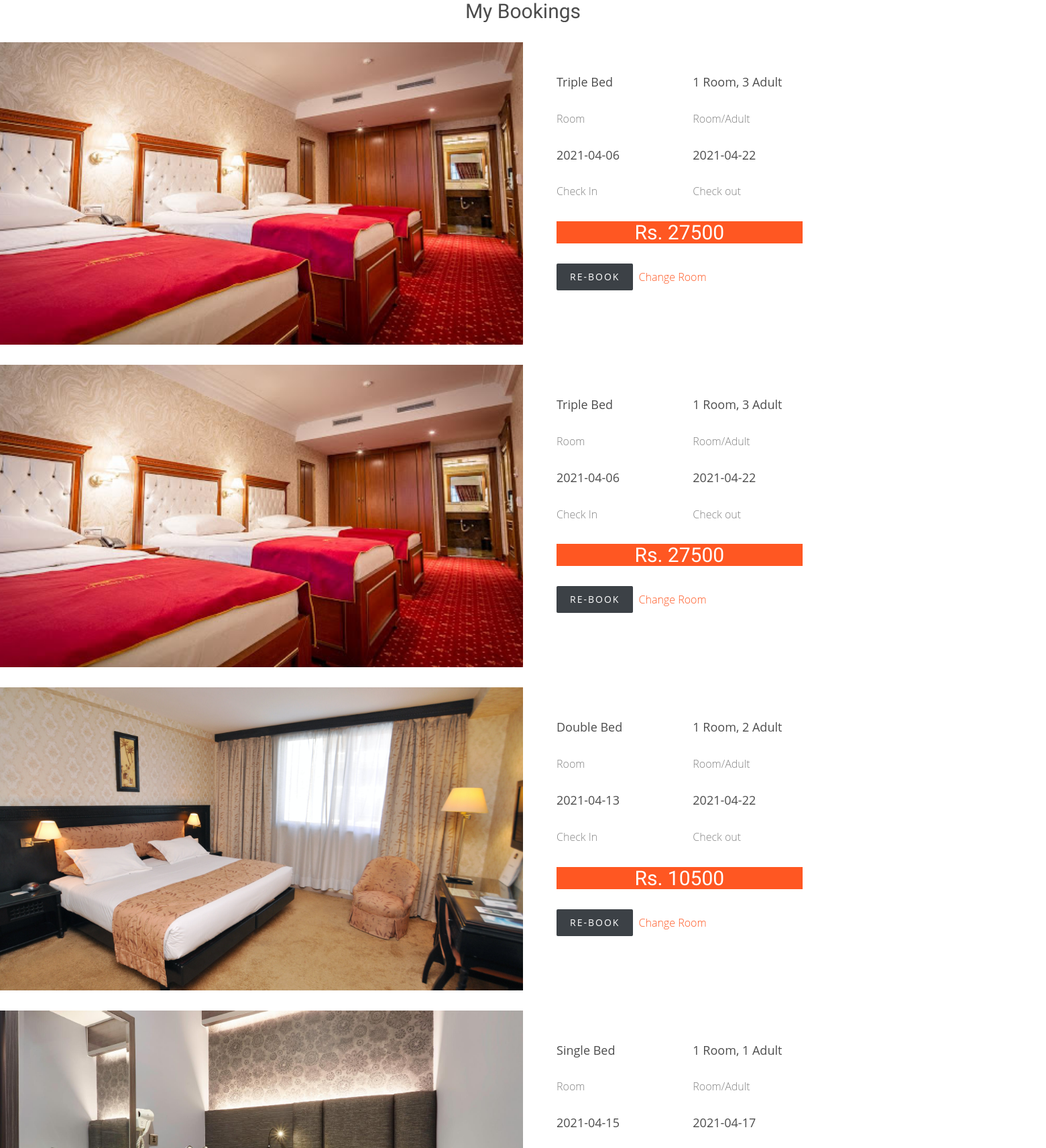
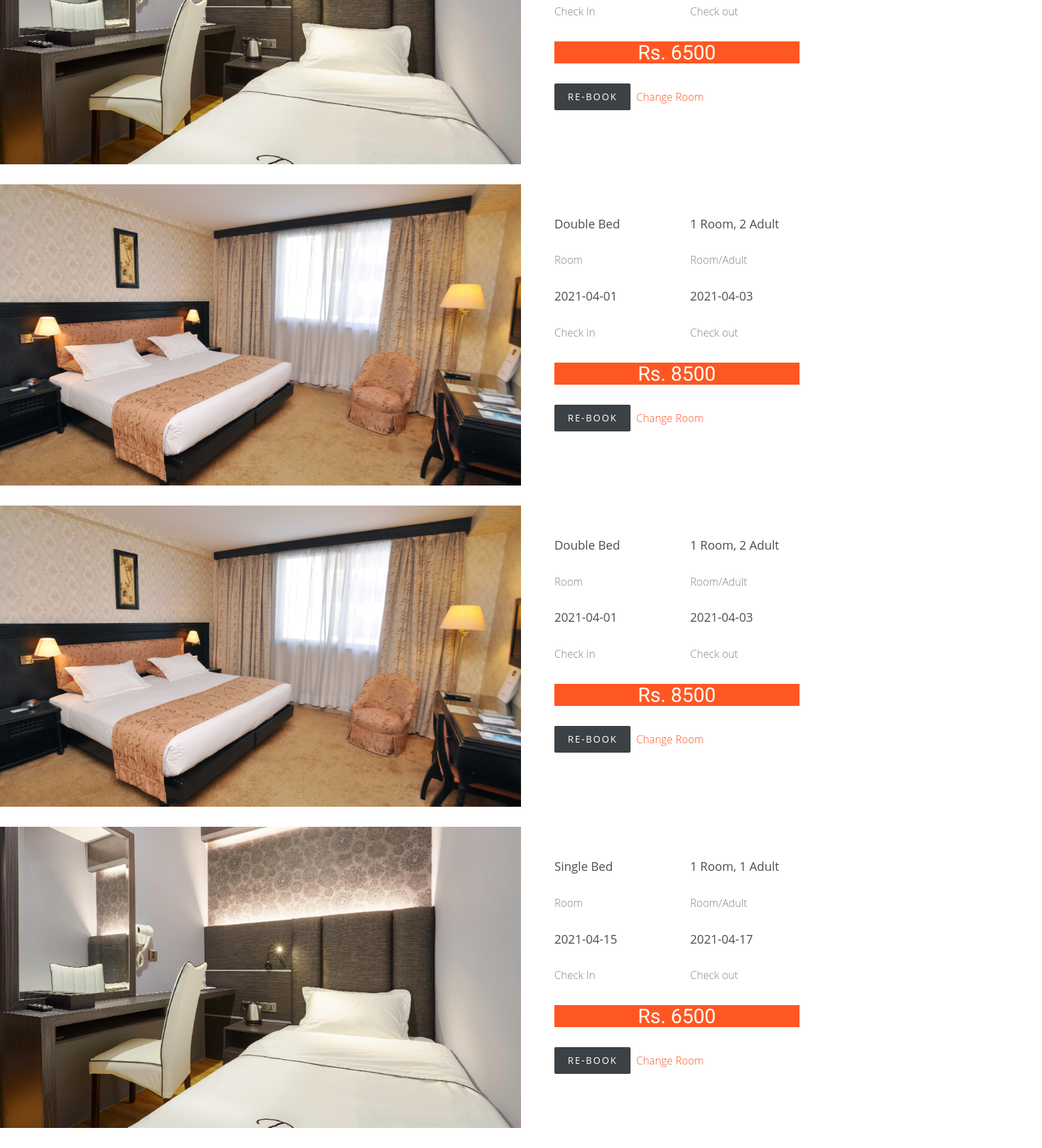
/mybooking.php (signed in), run on the app's committed database (2 pictures, top to bottom).
### tables this page shows
CREATE TABLE `final` (
  `id` int(10) NOT NULL,
  `user` varchar(255) NOT NULL,
  `categories` varchar(255) NOT NULL,
  `guest` varchar(255) NOT NULL,
  `image` varchar(255) NOT NULL,
  `price` int(10) NOT NULL,
  `check_in` date NOT NULL,
  `check_out` date NOT NULL,
  `noofroom` int(10) NOT NULL,
  `extra_bed` int(10) NOT NULL,
  `children` int(10) NOT NULL,
  `total` int(10) NOT NULL,
  `name` varchar(255) NOT NULL,
  `email` varchar(255) NOT NULL,
  `phone` varchar(255) NOT NULL
);

### mybooking.php (the view, shortened to what this page needs)
<?php
include "db/db.php";
?>
<h2 class="title text-center">My Bookings</h2>
<!DOCTYPE html>
 <html class="no-js">
  <head>
  <link rel="stylesheet" href="css/superfish.css">
  <link rel="stylesheet" href="css/bootstrap-datepicker.min.css">
  <link rel="stylesheet" href="css/cs-select.css">
  <link rel="stylesheet" href="css/cs-skin-border.css">
  <link rel="stylesheet" href="css/themify-icons.css">
  <link rel="stylesheet" href="css/flaticon.css">
  <link rel="stylesheet" href="css/icomoon.css">
  <link rel="stylesheet" href="css/flexslider.css">
  <link rel="stylesheet" href="css/style.css">
</head>
<?php
    $sql =  "SELECT * FROM final WHERE user = '" . $_SESSION['email'] . "' ";
    $result = mysqli_query($con,$sql);
    if(mysqli_num_rows($result)>0)    {
      while ($row = mysqli_fetch_assoc($result)) {
?>
        <div class="row">
                <div class="feature-full-1col">
                    <div class="image" style="background-image: url(admin/<?php echo $row['image']; ?>);"></div>
                    <div class="desc">
<div id="booking" class="section">
    <div class="section-center">
        <div class="container">
            <div class="row">
                <div class="booking-form">
                        <div class="row">
                            <div class="col-md-2">
                                <div class="form-group"><h4><?php echo $row['categories']; ?></h4>Room</span> </div>
                            </div>
                            <div class="col-md-2">
                                <div class="form-group"><h4> <?php echo $row['guest']; ?></h4><span class="form-label">Room/Adult</span> </div>
                            </div>
                        </div>
                        <div class="row">
                            <div class="col-md-2">
                                <div class="form-group"><h4> <?php echo $row['check_in']; ?></h4> <span class="form-label" >Check In</span> </div>
                            </div>
                            <div class="col-md-2">
                                <div class="form-group"> <h4><?php echo $row['check_out']; ?></h4> <span class="form-label">Check out</span> </div>
                            </div>
                        </div>
                            <div class="row">
                            <div class="col-md-4">
                                    <div class="descrip text-center" style="background-color: #FF5722;">
                            <h2 style="color: white"><span >Rs. <?php echo $row['total'];?></span></h2>
                        </div>
                            </div>
                        </div>
                </div>
            </div>
        </div>
    </div>
</div>
                        <a href="index.php" class="btn btn-primary btn-luxe-primary">Re-Book<i class="ti-angle-right"></i></a>
                        <a href="index.php">Change Room</a></p>
                    </div>
                </div></div>
        <?php }} ?>

### data on the page
final: image (picture), categories "Triple Bed", guest "1 Room, 3 Adult", check_in "2021-04-06", check_out "2021-04-22", total "27500"
final: image (picture), categories "Triple Bed", guest "1 Room, 3 Adult", check_in "2021-04-06", check_out "2021-04-22", total "27500"
final: image (picture), categories "Double Bed", guest "1 Room, 2 Adult", check_in "2021-04-13", check_out "2021-04-22", total "10500"
final: image (picture), categories "Single Bed", guest "1 Room, 1 Adult", check_in "2021-04-15", check_out "2021-04-17", total "6500"
final: image (picture), categories "Double Bed", guest "1 Room, 2 Adult", check_in "2021-04-01", check_out "2021-04-03", total "8500"
final: image (picture), categories "Double Bed", guest "1 Room, 2 Adult", check_in "2021-04-01", check_out "2021-04-03", total "8500"
final: image (picture), categories "Single Bed", guest "1 Room, 1 Adult", check_in "2021-04-15", check_out "2021-04-17", total "6500"
